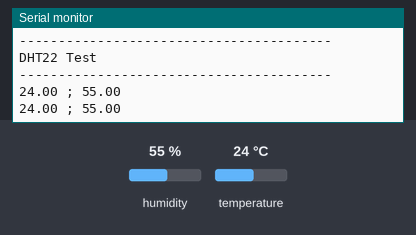
This sketch was run on a simulated Arduino Uno, built with avr-gcc and run on an emulated ATmega328P. Parts: the last lines printed to the serial monitor. Inputs (shaded band) come from the test bench; at power-on: humidity 55 %, temperature 24 °C.

Above: at 2.8 s.
2.9 s: humidity set to 22 %
At 5.3 s:
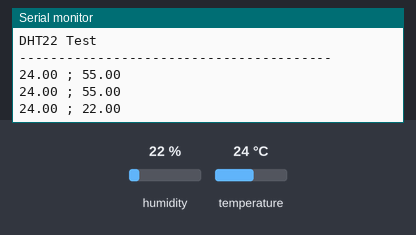
5.6 s: temperature set to 12 °C
At 7.0 s:
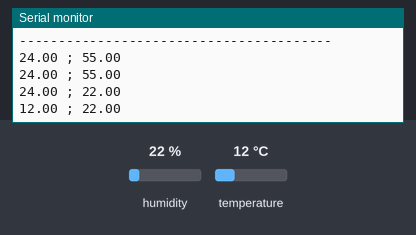
8.3 s: humidity set to 40 %
At 10.5 s:
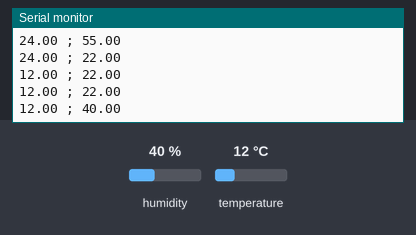
Timing chart, 0 to 12.0 s (numbered marks = the images above; inputs shaded):
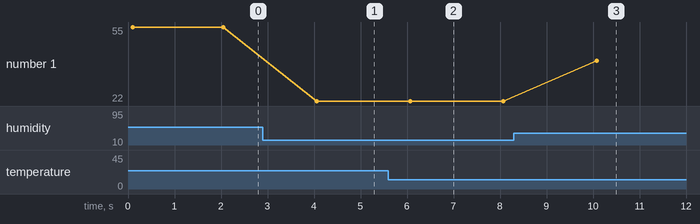

The sketch:

03_dht22.ino
```cpp
#include "DHT.h"

// ----------------------------------------------------------------------------
#define DHT_PIN 6

// ----------------------------------------------------------------------------
DHT dht(DHT_PIN,DHT22);


// ----------------------------------------------------------------------------
void setup()
{
  // Initialize Serial port and write something in it
  Serial.begin(9600);
  Serial.println("----------------------------------------");
  Serial.println("DHT22 Test");
  Serial.println("----------------------------------------");

  // Initialize the instance that maange the DHT22 sensor
  dht.begin();
}


// ----------------------------------------------------------------------------
void loop()
{
  // Use the dht object to read humidity and temperature
  float hum = dht.readHumidity();
  float tempC = dht.readTemperature();

  // Write data to the serial port to be used by SerialPlotter
  Serial.print(tempC);
  Serial.print(" ; ");
  Serial.println(hum);

  delay(2000);
}
```

Measured:
- after the input at 2.9 s, the serial monitor: prints a new line after 1.2 s (image 1)
- after the input at 5.6 s, the serial monitor: prints a new line after 0.47 s (image 2)
- after the input at 8.3 s, the serial monitor: prints a new line after 1.8 s (image 3)
- plotted number 1: 22 → 40 after the input at 8.3 s
